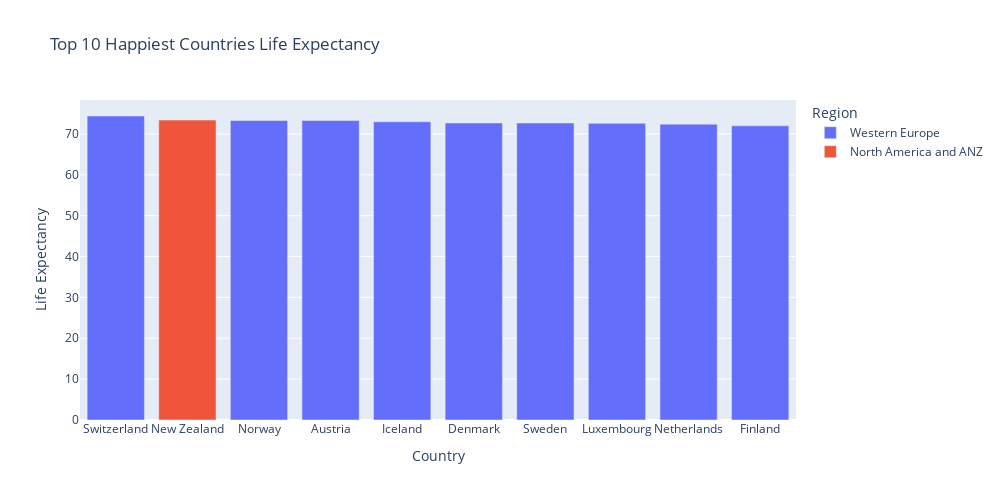

This figure's notebook cell:
### Markdown cell above
### Top 10 Happiest Countries Life Expectancy

### Code cell
fig = px.bar(
    df2.head(10),
    x='country',
    y='healthy_life_expectancy',
    title='Top 10 Happiest Countries Life Expectancy',
    labels={
        'happiness_score': 'Happiness Score',
        'country': 'Country',
        'healthy_life_expectancy': 'Life Expectancy',
        'regional_indicator': 'Region'
    },
    color='regional_indicator',
    hover_data=['happiness_score', 'regional_indicator']
)
fig.layout.height = 500
fig.layout.width = 1000
fig.update_layout(xaxis={'categoryorder': 'total descending'})
fig.show()

### Figure 1 — Plotly figure (JSON) as saved in the notebook; plotly's stock layout.template omitted (floating-point values rounded to 4 significant figures)
{"data": [{"alignmentgroup": "True", "customdata": [[7.842, "Western Europe"], [7.62, "Western Europe"], [7.571, "Western Europe"], [7.554, "Western Europe"], [7.464, "Western Europe"], [7.392, "Western Europe"], [7.363, "Western Europe"], [7.324, "Western Europe"], [7.268, "Western Europe"]], "hovertemplate": "Region=%{customdata[1]}<br>Country=%{x}<br>Life Expectancy=%{y}<br>Happiness Score=%{customdata[0]}<extra></extra>", "legendgroup": "Western Europe", "marker": {"color": "#636efa", "pattern": {"shape": ""}}, "name": "Western Europe", "offsetgroup": "Western Europe", "orientation": "v", "showlegend": true, "textposition": "auto", "type": "bar", "x": ["Finland", "Denmark", "Switzerland", "Iceland", "Netherlands", "Norway", "Sweden", "Luxembourg", "Austria"], "xaxis": "x", "y": [72, 72.7, 74.4, 73, 72.4, 73.3, 72.7, 72.6, 73.3], "yaxis": "y"}, {"alignmentgroup": "True", "customdata": [[7.277, "North America and ANZ"]], "hovertemplate": "Region=%{customdata[1]}<br>Country=%{x}<br>Life Expectancy=%{y}<br>Happiness Score=%{customdata[0]}<extra></extra>", "legendgroup": "North America and ANZ", "marker": {"color": "#EF553B", "pattern": {"shape": ""}}, "name": "North America and ANZ", "offsetgroup": "North America and ANZ", "orientation": "v", "showlegend": true, "textposition": "auto", "type": "bar", "x": ["New Zealand"], "xaxis": "x", "y": [73.4], "yaxis": "y"}], "layout": {"barmode": "relative", "height": 500, "legend": {"title": {"text": "Region"}, "tracegroupgap": 0}, "title": {"text": "Top 10 Happiest Countries Life Expectancy"}, "width": 1000, "xaxis": {"anchor": "y", "categoryorder": "total descending", "domain": [0, 1], "title": {"text": "Country"}}, "yaxis": {"anchor": "x", "domain": [0, 1], "title": {"text": "Life Expectancy"}}}}
